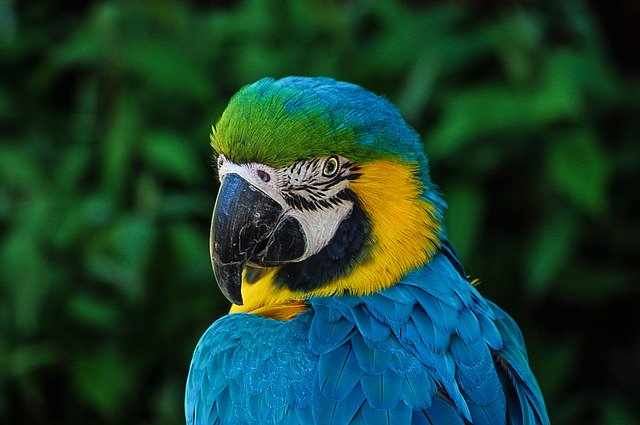
#> input picture aiiitb/OpenCV/Images/parrot.jpg, 640 x 425 px, found by its file name
$ python OpenCV_Basics1.py
#> lines starting #> are read from the running program, lines starting #| are printed output that depends on the picture
# -*- coding: utf-8 -*-
"""
Created on Wed Dec  6 20:22:33 2023

@author: AMIT
"""

import cv2

img = cv2.imread("E:/OpenCV/parrot.jpg")
#> img is the input picture: shape (425, 640, 3); mean B, G, R 47.1, 64.6, 26
# opencv reads image in BGR Format
print(img)
#> (printed output is left out)

# convert BGR format to Grayscale
img_g = cv2.cvtColor(img, cv2.COLOR_BGR2GRAY)
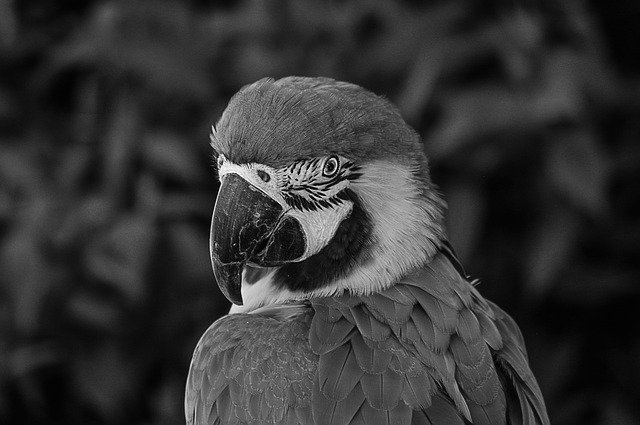
#> img_g: shape (425, 640); min 0, max 255, mean 51.1

cv2.imshow('frame1', img)
cv2.imshow('frame2', img_g)

# press any key with 0 wait time
cv2.waitKey(0)
# Close all imageframe
cv2.destroyAllWindows()

$ run again, with aiiitb/OpenCV/Images/RGB-LED.jpg copied over aiiitb/OpenCV/Images/parrot.jpg
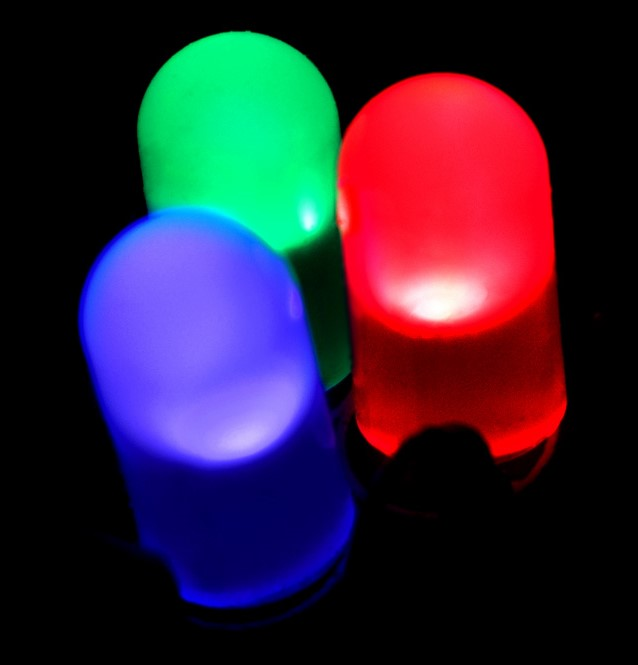
#> input picture aiiitb/OpenCV/Images/RGB-LED.jpg, 638 x 665 px, found by its file name
#> img is the input picture: shape (665, 638, 3); mean B, G, R 55.1, 34.2, 49.3
#> (printed output is left out)
#> `img_g = cv2.cvtColor(img, cv2.COLOR_BGR2GRAY)`:
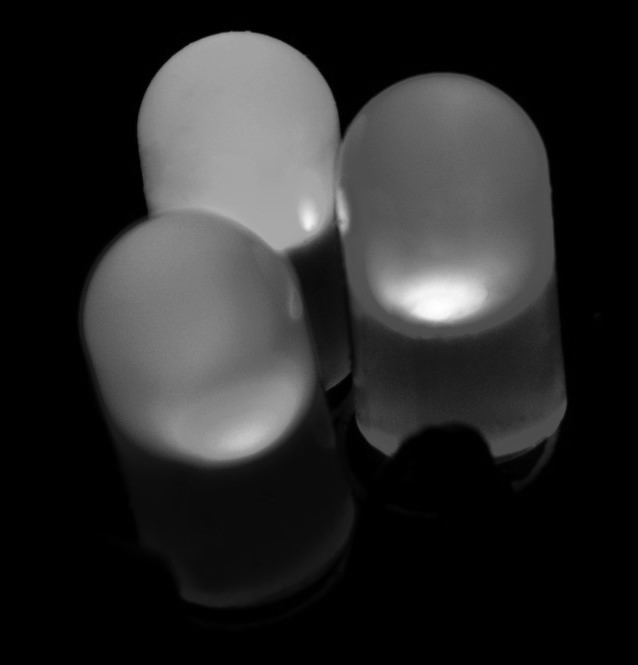
#> img_g: shape (665, 638); min 0, max 254, mean 41.1

$ run again, with aiiitb/OpenCV/Images/cards.jpg copied over aiiitb/OpenCV/Images/parrot.jpg
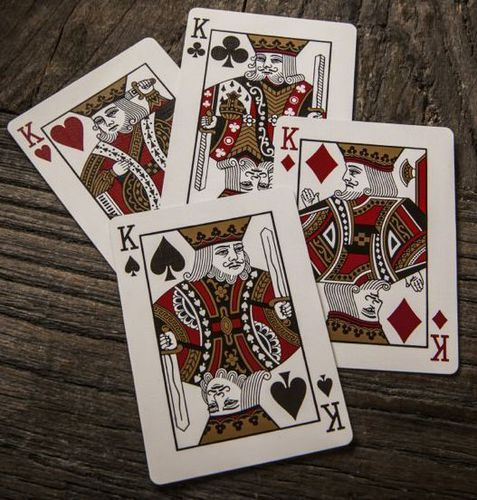
#> input picture aiiitb/OpenCV/Images/cards.jpg, 477 x 500 px, found by its file name
#> img is the input picture: shape (500, 477, 3); mean B, G, R 88.1, 96.6, 109.6
#> (printed output is left out)
#> `img_g = cv2.cvtColor(img, cv2.COLOR_BGR2GRAY)`:
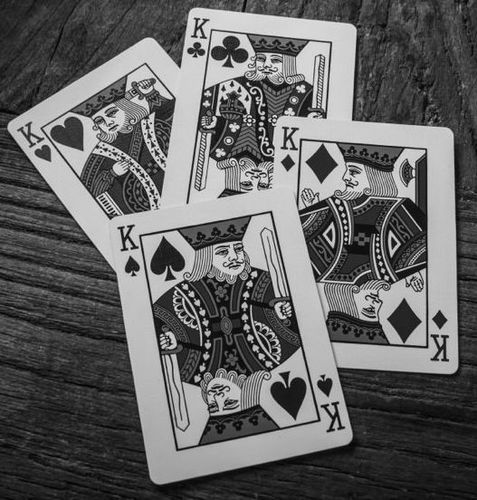
#> img_g: shape (500, 477); min 1, max 251, mean 99.5
